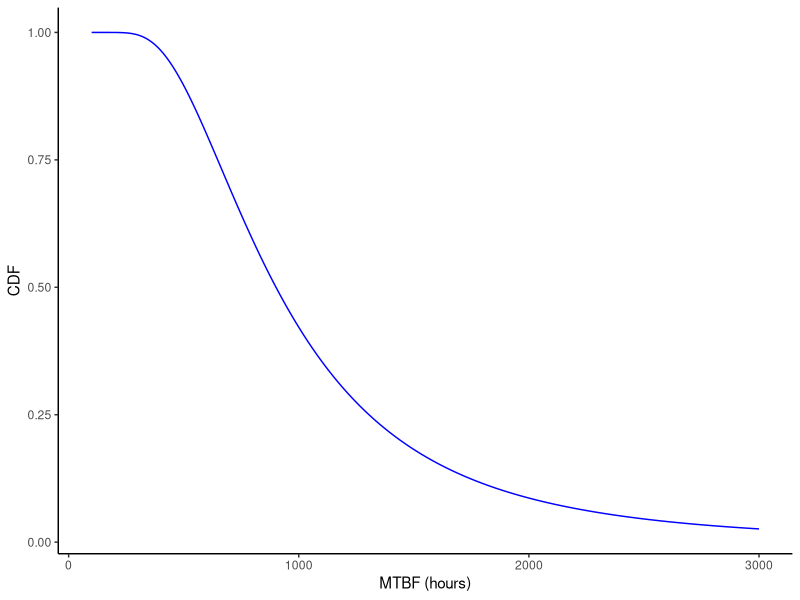

The R script that drew this image:
## ---- chunk 1
#| label: fig-apr-46-posterior-cdf
#| fig-cap: "Plot of posterior (after test) gamma distribution"
#| code-fold: true
#| message: false
library(tidyverse)

a_prime <- 4
b_prime <- 3309

mtbf_seq <- seq(100, 3000, length.out = 300)
cdf_seq <- pgamma(1 / mtbf_seq, shape = a_prime, rate = b_prime)

ggplot(tibble(mtbf = mtbf_seq, cdf = cdf_seq), aes(mtbf, cdf)) +
  geom_line(color = "blue") +
  labs(x = "MTBF (hours)", y = "CDF") +
  theme_classic()
## ---- chunk 2
#| label: verify-apr-46-mtbf-percentiles
#| code-fold: true
percentiles <- c(0.9, 0.8, 0.5, 0.1)
mtbf_values <- 1 / qgamma(percentiles, shape = a_prime, rate = b_prime)

tibble(
  Expression = c(
    "1/G^-1(0.9, 4, 1/3309)",
    "1/G^-1(0.8, 4, 1/3309)",
    "1/G^-1(0.5, 4, 1/3309)",
    "1/G^-1(0.1, 4, 1/3309)"
  ),
  `MTBF (hours)` = round(mtbf_values)
) |>
  knitr::kable(align = "lr")
## ---- chunk 3
#| label: verify-apr-46-reciprocal-mean
#| code-fold: true
recip_mean <- b_prime / a_prime
confidence_level <- pgamma(a_prime / b_prime, shape = a_prime, rate = b_prime)

tibble(Statistic = c("Reciprocal mean MTBF", "Confidence level"), Value = c(round(recip_mean), paste0(round(confidence_level * 100), "%"))) |>
  knitr::kable(align = "lr")
